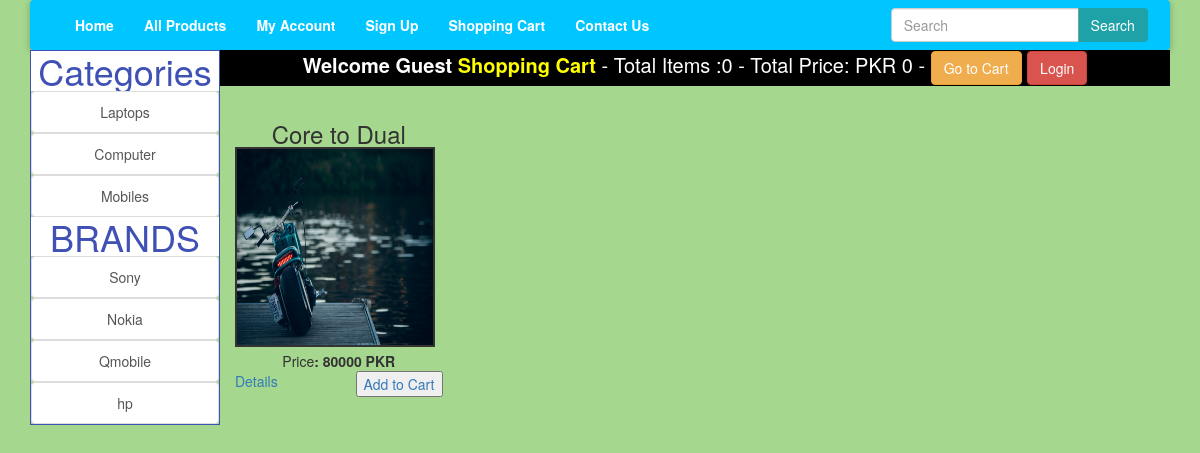
/index.php?brand=1, run on an earlier commit of the app's database.
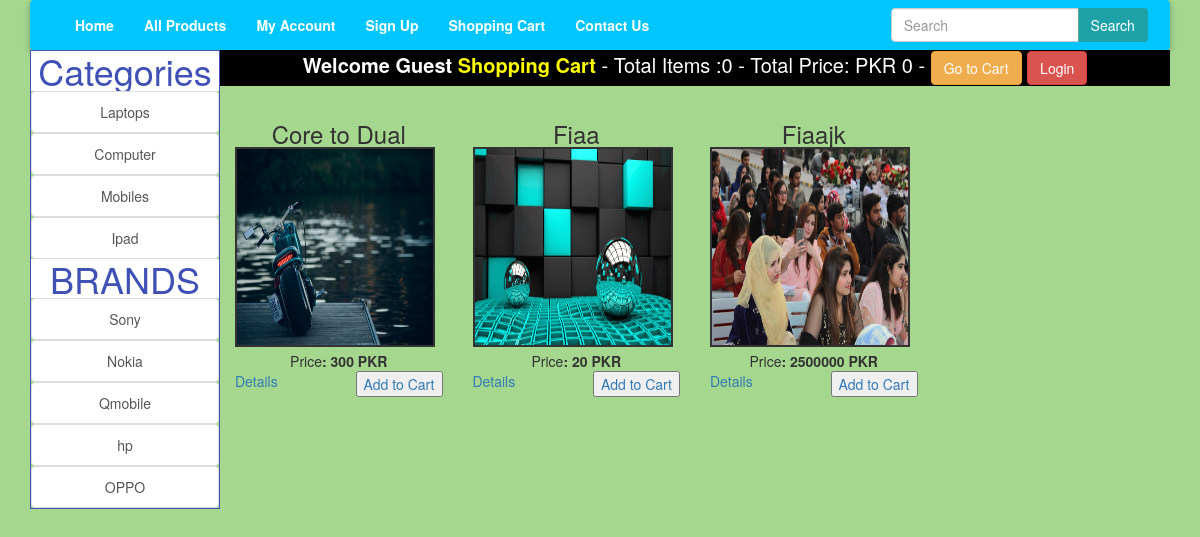
And on a later commit of the database.
### tables this page shows
CREATE TABLE `categories` (
  `cat_id` int(11) NOT NULL,
  `cat_title` text NOT NULL
);

CREATE TABLE `brands` (
  `brand_id` int(11) NOT NULL,
  `brand_title` text NOT NULL
);

CREATE TABLE `products` (
  `product_id` int(11) NOT NULL,
  `cat_id` int(11) NOT NULL,
  `brand_id` int(11) NOT NULL,
  `date` timestamp NOT NULL DEFAULT CURRENT_TIMESTAMP ON UPDATE CURRENT_TIMESTAMP,
  `product_title` text NOT NULL,
  `product_img1` text NOT NULL,
  `product_img2` text NOT NULL,
  `product_img3` text NOT NULL,
  `product_price` int(11) NOT NULL,
  `product_descrip` text NOT NULL,
  `product_keywords` text NOT NULL,
  `status` text NOT NULL
);

### functions/functions.php (the view, shortened to what this page needs)
<?php
$servername = "localhost";
$username = "root";
$password = "";
$dbname = "myshop";
$conn = mysqli_connect($servername, $username, $password, $dbname);
function getRealIpAddr(){
    if(!empty($_SERVER['HTTP_CLIENT_IP'])){
        $ip = $_SERVER['HTTP_CLIENT_IP'];
    } elseif(!empty($_SERVER['HTTP_X_FORWARDED_FOR'])){
        $ip = $_SERVER['HTTP_X_FORWARDED_FOR'];
    } else{
        $ip = $_SERVER['REMOTE_ADDR'];
    }
    return $ip;
}
function getBrands(){
    global $conn;
    $get_brands = "SELECT * FROM brands";
    $run_brands = mysqli_query( $conn , $get_brands );
    while ($row_brands = mysqli_fetch_array($run_brands)) {
        $brands_id = $row_brands['brand_id'];
        $brands_title = $row_brands['brand_title'];
        echo "<li><a href='index.php?brand=$brands_id' class='list-group-item'>$brands_title</a></li>";
    }
}
function getCats(){
    global $conn;
    $get_cats = "SELECT * FROM categories";
    $run_cats = mysqli_query( $conn , $get_cats );
    while ($row_cats = mysqli_fetch_array($run_cats)) {
        $cat_id = $row_cats['cat_id'];
        $cat_title = $row_cats['cat_title'];
        echo "<li><a href='index.php?cat=$cat_id' class='list-group-item'>$cat_title</a></li>";
    }
}
    function getBrandProducts(){
        global $conn;
        if(isset($_GET['brand'])){
            $brand_id = $_GET['brand'];
            $get_brand_products = "SELECT * FROM products WHERE brand_id = '$brand_id' ";
            $run_brand_products = mysqli_query( $conn , $get_brand_products );
            $count = mysqli_num_rows($run_brand_products);
            if($count == 0){
                echo "<h2 class='no-data-found'>NO PRODUCTS FOUND IN THIS BRAND</h2>";
            } else {
                while ($row_brand_products = mysqli_fetch_array($run_brand_products)){
                    $pro_id = $row_brand_products['product_id'];
                    $pro_title = $row_brand_products['product_title'];
                    $pro_price = $row_brand_products['product_price'];
                    $pro_image = $row_brand_products['product_img1'];
                    echo "
                        <div class='col-md-3 product-details'>
                            <h3>$pro_title</h3>
                            <img src='admin_area/product_images/$pro_image' width='200px' height='200px' >
                            <p id='price'>Price<b>: $pro_price PKR</b></p>
                            <a href='details.php?pro_id=$pro_id' class='details-btn'>Details</a>
                            <a href='index.php?add_cart=$pro_id' class='cart-btn'><button>Add to Cart</button></a>
                        </div> ";
                }
            }
        }
    }
function items(){
    if(isset($_GET['add_cart'])){
        global $conn;
        $ip_add = getRealIpAddr();
        $check_pro = "SELECT * FROM cart WHERE ip_add = '$ip_add' ";
        $run_item = mysqli_query( $conn , $check_pro );
        $count_items = mysqli_num_rows($run_item);
    } else {
        global $conn;
        $ip_add = getRealIpAddr();
        $check_pro = "SELECT * FROM cart WHERE ip_add = '$ip_add' ";
        $run_item = mysqli_query( $conn , $check_pro );
        $count_items = mysqli_num_rows($run_item);
    }
    echo $count_items;
}
function total_price(){
    $total = 0;
    echo "PKR " . $total;
}

What changed in the data, as far as the page shows it:
added categories: cat_title "Ipad"
added brands: brand_title "OPPO"
changed products "Core to Dual": product_price "80000" → "300"
added products: product_title "Fiaa", product_img1 (picture), product_price "20"
added products: product_title "Fiaajk", product_img1 (picture), product_price "2500000"
